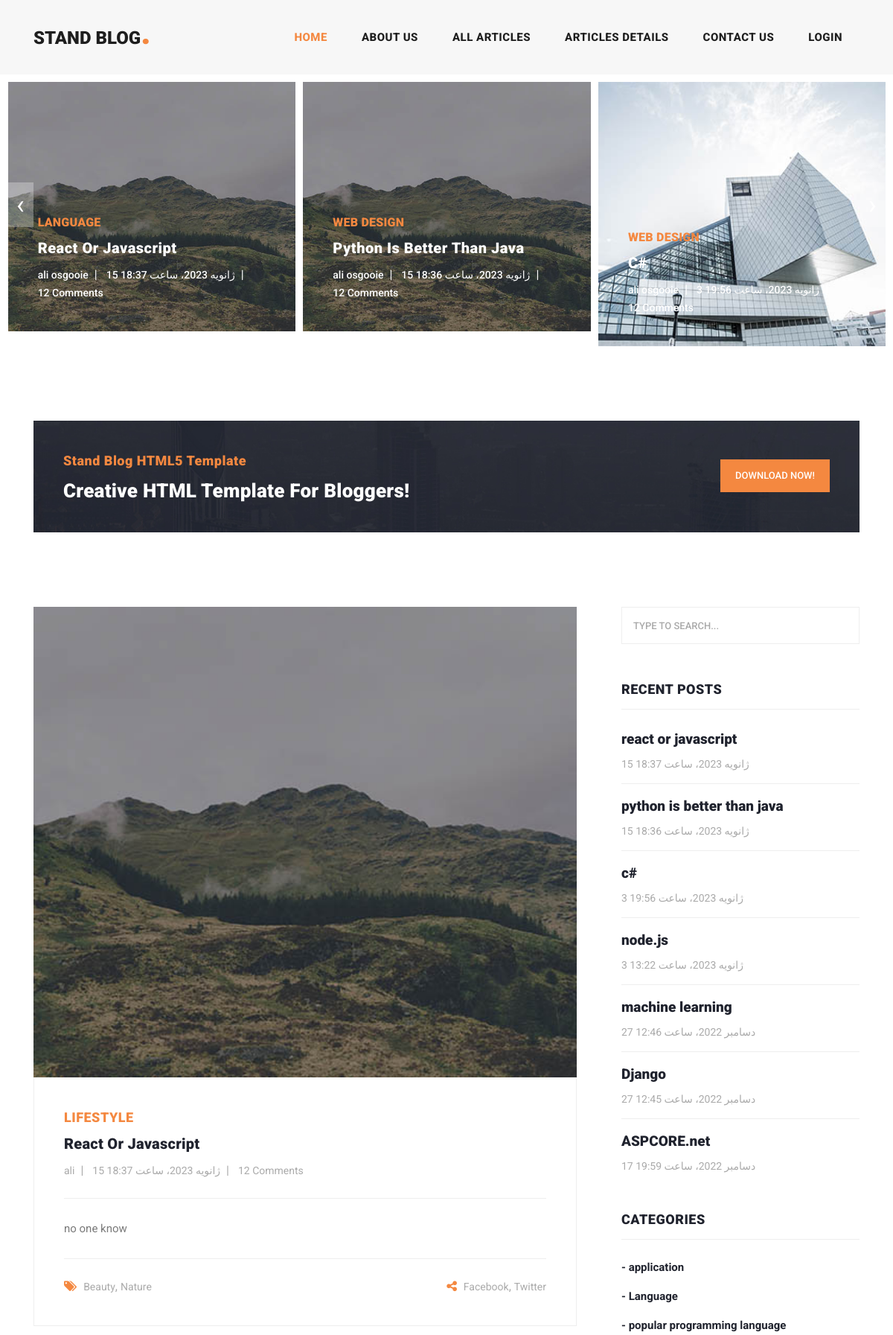
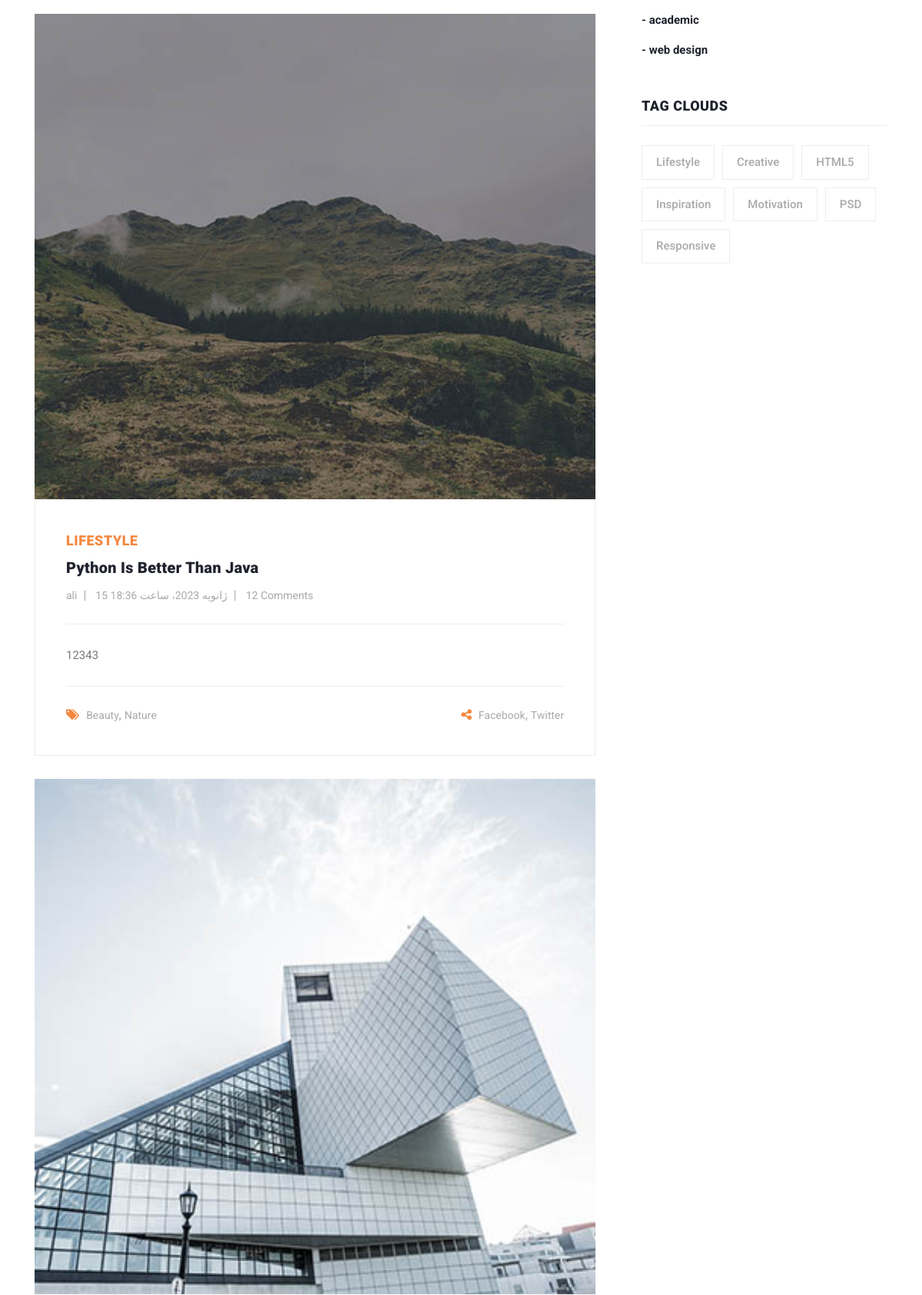
The page / (upper part) on the database its author committed (2 pictures, top to bottom).
### blog/models.py (models this page shows, shortened)
class Article(models.Model):
    author = models.ForeignKey(User, on_delete=models.CASCADE)
    category = models.ManyToManyField(Category)
    title = models.CharField(max_length=30)
    body = models.TextField()
    image = models.ImageField(upload_to='images/articles')
    created = models.DateTimeField(auto_now_add=True)
    updated = models.DateTimeField(auto_now=True)
    slug = models.SlugField(null=True, unique=True)
    def get_absolute_url(self):
        return reverse('blog:article_detail', kwargs={'slug': self.slug})
    def get_image(self):
        if self.image:
            return format_html(f'<img src="{self.image.url}" width="60px;" height="50px;">')
        else:
            return format_html('<h3>تصویری وجود ندارد</h3>')
    get_image.short_description = 'تصویر'
    class Meta:
        ordering = ('-created',)
        verbose_name = 'مقاله'
        verbose_name_plural = 'مقالات'

class Category(models.Model):
    title = models.CharField(max_length=100)
    created = models.DateTimeField(auto_now_add=True)
    def __str__(self):
        return self.title
    class Meta:
        verbose_name = 'دسته بندی'
        verbose_name_plural = 'دسته بندی ها'

### home_app/views.py (the view)
# urls.py: path("", views.home, name='home')
def home(request):
    articles = Article.objects.all()
    recent_articles = Article.objects.all().order_by('-created', '-updated')
    return render(request, 'home_app/index.html', {'articles': articles, "recent_articles": recent_articles})

### context_processors/context_processors.py (called while the page is built)
def recent_articles(request):
    recent_articles = Article.objects.order_by("-created")
    return {"recent_articles": recent_articles}

def categories(request):
    categories = Category.objects.all()
    return {'categories': categories}

### home_app/templates/home_app/index.html (shortened to what this page needs)
{% extends 'base.html' %}
{% load static %}
{% block content %}
    <div class="main-banner header-text">
        <div class="container-fluid">
            <div class="owl-banner owl-carousel">
                {% for article in articles %}
                    <div class="item">
                        <img src="{{ article.image.url }}" alt="{{ article.title }}">
                        <div class="item-content">
                            <div class="main-content">
                                <div class="meta-category">
                                    <span>{{ article.category.last }}</span>
                                </div>
                                <a href="{{ article.get_absolute_url }}"><h4>{{ article.title }}</h4></a>
                                <ul class="post-info">
                                    <li><a href="#">{{ article.author.get_full_name }}</a></li>
                                    <li><a href="#">{{ article.created }}</a></li>
                                    <li><a href="#">12 Comments</a></li>
                                </ul>
                            </div>
                        </div>
                    </div>
                {% endfor %}
            </div>
        </div>
    </div>
    <section class="call-to-action">
        <div class="container">
            <div class="row">
                <div class="col-lg-12">
                    <div class="main-content">
                        <div class="row">
                            <div class="col-lg-8">
                                <span>Stand Blog HTML5 Template</span>
                                <h4>Creative HTML Template For Bloggers!</h4>
                            </div>
                            <div class="col-lg-4">
                                <div class="main-button">
                                    <a rel="nofollow" href="https://templatemo.com/tm-551-stand-blog" target="_parent">Download
                                        Now!</a>
                                </div>
                            </div>
                        </div>
                    </div>
                </div>
            </div>
        </div>
    </section>
    <section class="blog-posts">
        <div class="container">
            <div class="row">
                <div class="col-lg-8">
                    <div class="all-blog-posts">
                        <div class="row">
                            {% for item in recent_articles %}
                                <div class="col-lg-12">
                                    <div class="blog-post">
                                        <div class="blog-thumb">
                                            <img src="{{ item.image.url }}" alt="">
                                        </div>
                                        <div class="down-content">
                                            <span>Lifestyle</span>
                                            <a href="post-details.html"><h4>{{ item.title }}</h4></a>
                                            <ul class="post-info">
                                                <li><a href="#">{{ item.author }}</a></li>
                                                <li><a href="#">{{ item.created }}</a></li>
                                                <li><a href="#">12 Comments</a></li>
                                            </ul>
                                            <p>{{ item.body }}</p>
                                            <div class="post-options">
                                                <div class="row">
                                                    <div class="col-6">
                                                        <ul class="post-tags">
                                                            <li><i class="fa fa-tags"></i></li>
                                                            <li><a href="#">Beauty</a>,</li>
                                                            <li><a href="#">Nature</a></li>
                                                        </ul>
                                                    </div>
                                                    <div class="col-6">
                                                        <ul class="post-share">
                                                            <li><i class="fa fa-share-alt"></i></li>
                                                            <li><a href="#">Facebook</a>,</li>
                                                            <li><a href="#"> Twitter</a></li>
                                                        </ul>
                                                    </div>
                                                </div>
                                            </div>
                                        </div>
                                    </div>
                                </div>
                            {% endfor %}
                        </div>
                    </div>
                </div>
                {% include 'includes/sidebar.html' %}
            </div>
        </div>
    </section>
{% endblock %}

### templates/includes/sidebar.html
{% load static %}
<div class="col-lg-4">
    <div class="sidebar">
        <div class="row">
            <div class="col-lg-12">
                <div class="sidebar-item search">
                    <form id="search_form" name="gs" method="GET" action="{% url 'blog:search_articles' %}">
                        <input type="text" name="q" class="searchText" placeholder="type to search..."
                               autocomplete="on">
                    </form>
                </div>
            </div>
            <div class="col-lg-12">
                <div class="sidebar-item recent-posts">
                    <div class="sidebar-heading">
                        <h2>Recent Posts</h2>
                    </div>
                    <div class="content">
                        <ul>
                            {% for articles in recent_articles %}
                                <li><a href="post-details.html">
                                    <h5>{{ articles.title }}</h5>
                                    <span>{{ articles.created }}</span>
                                </a></li>
                            {% endfor %}
                        </ul>
                    </div>
                </div>
            </div>
            <div class="col-lg-12">
                <div class="sidebar-item categories">
                    <div class="sidebar-heading">
                        <h2>Categories</h2>
                    </div>
                    <div class="content">
                        <ul>
                            {% for cat in categories %}
                                <li><a href="{% url 'blog:category_detail' cat.id %}">- {{ cat.title }}</a></li>
                            {% endfor %}
                        </ul>
                    </div>
                </div>
            </div>
            <div class="col-lg-12">
                <div class="sidebar-item tags">
                    <div class="sidebar-heading">
                        <h2>Tag Clouds</h2>
                    </div>
                    <div class="content">
                        <ul>
                            <li><a href="#">Lifestyle</a></li>
                            <li><a href="#">Creative</a></li>
                            <li><a href="#">HTML5</a></li>
                            <li><a href="#">Inspiration</a></li>
                            <li><a href="#">Motivation</a></li>
                            <li><a href="#">PSD</a></li>
                            <li><a href="#">Responsive</a></li>
                        </ul>
                    </div>
                </div>
            </div>
        </div>
    </div>
</div>

### rows shown on the page
Article: image (picture), category.last "LANGUAGE", title "React Or Javascript", author.get_full_name "ali osgooie", created "15 ژانویه 2023، ساعت 18:37", author "ali", body "no one know", title "react or javascript"
Article: image (picture), category.last "WEB DESIGN", title "Python Is Better Than Java", author.get_full_name "ali osgooie", created "15 ژانویه 2023، ساعت 18:36", author "ali", body "12343", title "python is better than java"
Article: image (picture), category.last "WEB DESIGN", title "C#", author.get_full_name "ali osgooie", created "3 ژانویه 2023، ساعت 19:56", title "c#"
Article: title "node.js", created "3 ژانویه 2023، ساعت 13:22"
Article: title "machine learning", created "27 دسامبر 2022، ساعت 12:46"
Article: title "Django", created "27 دسامبر 2022، ساعت 12:45"
Article: title "ASPCORE.net", created "17 دسامبر 2022، ساعت 19:59"
Category: title "application"
Category: title "Language"
Category: title "popular programming language"
Category: title "academic"
Category: title "web design"
